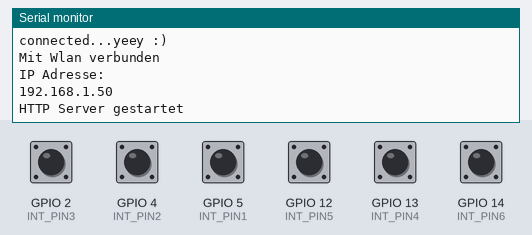
The sketch below on a simulated ESP8266 (NodeMCU). Parts: the last lines printed to the serial monitor. The inputs (shaded band) are chosen by the test bench; at power-on: GPIO 2 (INT_PIN3), GPIO 4 (INT_PIN2), GPIO 5 (INT_PIN1), GPIO 12 (INT_PIN5), GPIO 13 (INT_PIN4), GPIO 14 (INT_PIN6) HIGH. WiFi joins after 1.5 s; servers stay silent unless stated.

Above: at 2.7 s.
2.8 s: GPIO 2 (INT_PIN3) pulled LOW for 0.15 s
At 4.0 s:
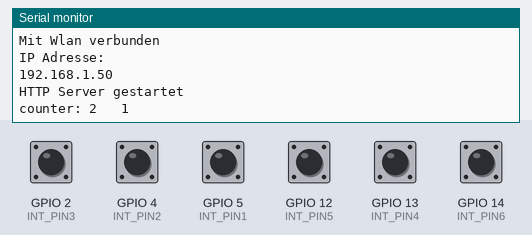
4.4 s: GPIO 4 (INT_PIN2) pulled LOW for 0.15 s
At 5.3 s:
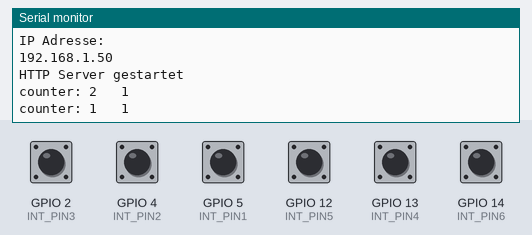
6.0 s: GPIO 5 (INT_PIN1) pulled LOW for 0.15 s
At 6.5 s:
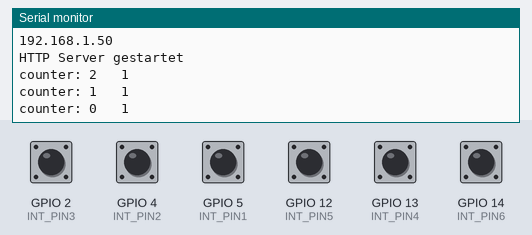
7.6 s: GPIO 12 (INT_PIN5) pulled LOW for 0.15 s
At 8.9 s:
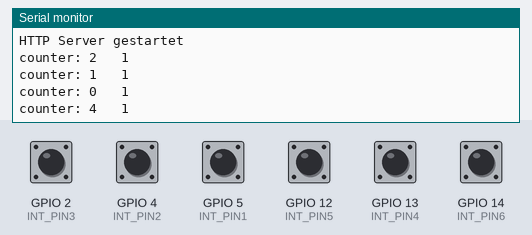
9.2 s: GPIO 13 (INT_PIN4) pulled LOW for 0.15 s
At 10.1 s:
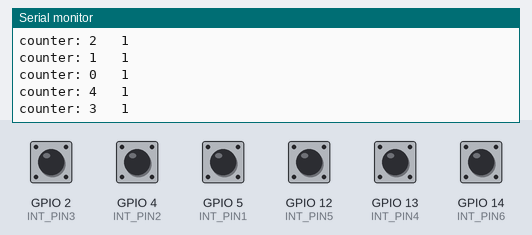
10.8 s: GPIO 14 (INT_PIN6) pulled LOW for 0.15 s
At 11.3 s:
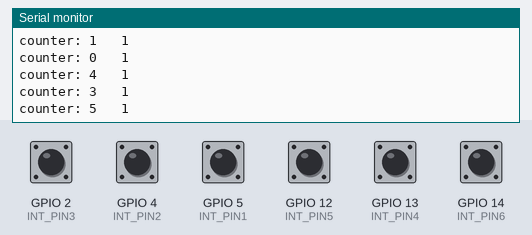
Timing chart, 0 to 13.4 s (numbered marks = the images above; inputs shaded):
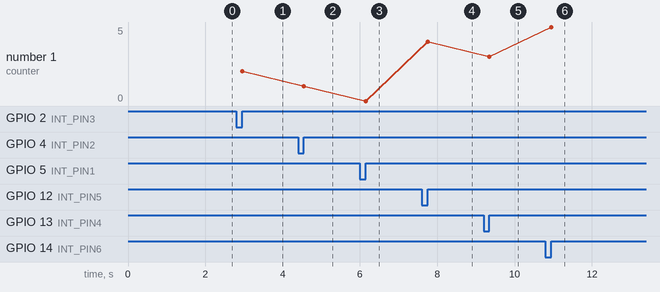

The sketch:

Impulszaehler_6fach.WifiManager.ino
```cpp
//http://esp8266-server.de/Impulszaehler.html
/*
 *  6-fach-S0-Zähler
 *
 * Ticker-Lib
 * https://github.com/esp8266/Arduino/tree/master/libraries/Ticker
 *
 * pins_arduino.h:
 *
    #define LED_BUILTIN 16
    static const uint8_t D0   = 16;
    static const uint8_t D1   = 5;
    static const uint8_t D2   = 4;
    static const uint8_t D3   = 0;
    static const uint8_t D4   = 2;
    static const uint8_t D5   = 14;
    static const uint8_t D6   = 12;
    static const uint8_t D7   = 13;
    static const uint8_t D8   = 15;
    static const uint8_t D9   = 3;
    static const uint8_t D10  = 1;
 *
 */
#include <pins_arduino.h>
#include <ESP8266WiFi.h>
#include <DNSServer.h>
#include <ESP8266WebServer.h>
#include <ESP8266HTTPUpdateServer.h>
#include <WiFiManager.h>
#include <Ticker.h>
extern "C" {
#include "gpio.h"
#include "user_interface.h"
}

//--- Zuordnung der GPIOs
#define INT_PIN1  5     // D1
#define INT_PIN2  4     // D2
#define INT_PIN3  2    //  D4
#define INT_PIN4  13   //  D7
#define INT_PIN5  12   //  D6
#define INT_PIN6  14   //  D5
#define LED       BUILTIN_LED

unsigned long counter[6];
unsigned long antwort[6];  //  Impulse pro Minute
volatile bool doBlink = false;
volatile short zaehlerId = -1;
volatile unsigned long alteZeit[6] , entprellZeit=30;

ESP8266WebServer server(80);// Serverport  hier einstellen
ESP8266HTTPUpdateServer httpUpdater;
Ticker Timer;
//------------------------------------------------
void interruptRoutine1() {
  if((millis() - alteZeit[0]) > entprellZeit)
  {
    counter[0]++;
    doBlink = true;
    zaehlerId = 0;
    alteZeit[0] = millis(); // letzte Schaltzeit merken
  }
}
//------------------------------------------------
void interruptRoutine2() {
  if((millis() - alteZeit[1]) > entprellZeit)
  {
    counter[1]++;
    doBlink = true;
    zaehlerId = 1;
    alteZeit[1] = millis(); // letzte Schaltzeit merken
  }
}
//------------------------------------------------
void interruptRoutine3() {
  if((millis() - alteZeit[2]) > entprellZeit)
  {
    counter[2]++;
    doBlink = true;
    zaehlerId = 2;
    alteZeit[2] = millis(); // letzte Schaltzeit merken
  }
}
//------------------------------------------------
void interruptRoutine4() {
  if((millis() - alteZeit[3]) > entprellZeit)
  {
    counter[3]++;
    doBlink = true;
    zaehlerId = 3;
    alteZeit[3] = millis(); // letzte Schaltzeit merken
 }
}
//------------------------------------------------
void interruptRoutine5() {
  if((millis() - alteZeit[4]) > entprellZeit)
  {
    counter[4]++;
    doBlink = true;
    zaehlerId = 4;
    alteZeit[4] = millis(); // letzte Schaltzeit merken
  }
}
//------------------------------------------------
void interruptRoutine6() {
  if((millis() - alteZeit[5]) > entprellZeit)
  {
    counter[5]++;
    doBlink = true;
    zaehlerId = 5;
    alteZeit[5] = millis(); // letzte Schaltzeit merken
  }
}
//------------------------------------------------
void Ereignis_Index()               // Anfrage vom Webbrowser
{
  String Serverantwort = "";        // Antwort für Webbrowser vorbereiten
  for (int i = 0; i < 6; i++)
  {
    Serverantwort += String(antwort[i]) + ",";
  }
  server.sendHeader("Cache-Control", "no-cache");
  server.send(200, "text/plain", Serverantwort);
}
//------------------------------------------------
void MinutenTimer()             // Wird jede Minute ausgeführt
{
  for (int i = 0; i < 6; i++)   // Alle 6 counter durchgehen
  {
    antwort[i] = counter[i];  // Zählstand in Ergebnis Variable spechern
    counter[i] = 0;           // Zähler löschen für neue Zählung
    alteZeit[i] =0;
  }
  Serial.println("Timer!");
}
//------------------------------------------------
void setup()
{
  pinMode(LED,OUTPUT);
  digitalWrite(LED,HIGH);  //initially off

  pinMode(INT_PIN1, INPUT_PULLUP);
  pinMode(INT_PIN2, INPUT_PULLUP);
  pinMode(INT_PIN3, INPUT_PULLUP);
  pinMode(INT_PIN4, INPUT_PULLUP);
  pinMode(INT_PIN5, INPUT_PULLUP);
  pinMode(INT_PIN6, INPUT_PULLUP);

  Serial.begin(115200);
  Serial.println("");
  Serial.println("Start");
  Serial.println("");
  Serial.println("Warte auf Verbindung");

  //--- WiFiManager
  //--- Local intialization. Once its business is done, there is no need to keep it around
  WiFiManager wifiManager;

  //reset settings - for testing
  if (digitalRead(INT_PIN1)== LOW)
    wifiManager.resetSettings();

  //fetches ssid and pass and tries to connect
  //if it does not connect it starts an access point with the specified name
  //here  "AutoConnectAP"
  //and goes into a blocking loop awaiting configuration
  if(!wifiManager.autoConnect("AutoConnectAP")) {
    Serial.println("failed to connect and hit timeout");
    delay(3000);
    //reset and try again, or maybe put it to deep sleep
    ESP.reset();
    delay(5000);
  }

  //--- if you get here you have connected to the WiFi
  Serial.println("connected...yeey :)");


  if (WiFi.status() == WL_CONNECTED)
  {
    Serial.println("");
    Serial.println("Mit Wlan verbunden");
    Serial.println("IP Adresse: ");
    Serial.println(WiFi.localIP());
  }

  server.on("/", Ereignis_Index);     //  Bechandlung der Ereignissen anschliessen
  httpUpdater.setup(&server);         //  Updater
  server.begin();                     // Starte den Server
  Serial.println("HTTP Server gestartet");


  Timer.attach(60, MinutenTimer);    // Starte den 60s Timer

  // ---------------------- Starte Interrupts ---------------------------------------------
  attachInterrupt(INT_PIN1, interruptRoutine1, FALLING);
  attachInterrupt(INT_PIN2, interruptRoutine2, FALLING);
  attachInterrupt(INT_PIN3, interruptRoutine3, FALLING);
  attachInterrupt(INT_PIN4, interruptRoutine4, FALLING);
  attachInterrupt(INT_PIN5, interruptRoutine5, FALLING);
  attachInterrupt(INT_PIN6, interruptRoutine6, FALLING);
}
//------------------------------------------------
void loop()
{
  server.handleClient();

  yield();

  if (doBlink == true)
  {
    blink();
    doBlink = false;
  }

  if (zaehlerId != -1)
  {
    //Serial.println("");
    Serial.print ("counter: ");
    Serial.print(zaehlerId);
    Serial.print("   ");
    Serial.println(counter[zaehlerId]);
    zaehlerId = -1;
  }
}
//------------------------------------------------
void blink ()
{
  digitalWrite(BUILTIN_LED, LOW);
  delay(50);
  digitalWrite(BUILTIN_LED, HIGH);
  delay(100);
}
//------------------------------------------------
//------------------------------------------------
```

Measured:
- after the input at 2.8 s, the serial monitor: prints a new line after 0.15 s (image 1)
- after the input at 4.4 s, the serial monitor: prints a new line after 0.15 s (image 2)
- after the input at 6.0 s, the serial monitor: prints a new line after 0.15 s (image 3)
- after the input at 7.6 s, the serial monitor: prints a new line after 0.15 s (image 4)
- after the input at 9.2 s, the serial monitor: prints a new line after 0.15 s (image 5)
- after the input at 10.8 s, the serial monitor: prints a new line after 0.15 s (image 6)
- plotted number 1: 1 → 0 after the input at 6.0 s, 0 → 4 after the input at 7.6 s, 4 → 3 after the input at 9.2 s, 3 → 5 after the input at 10.8 s
